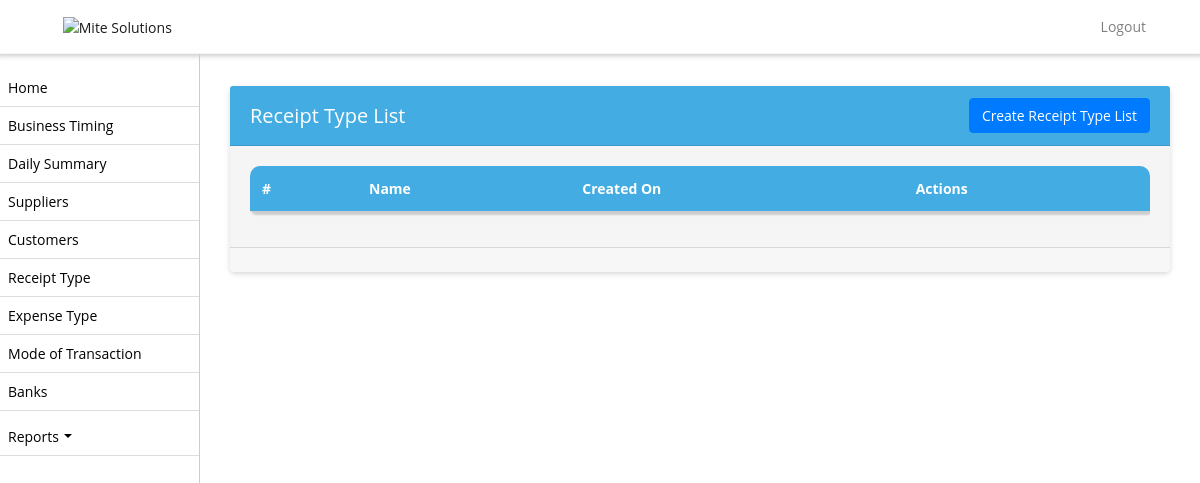
Page /receipt-type/ (signed in) on the earlier database version.
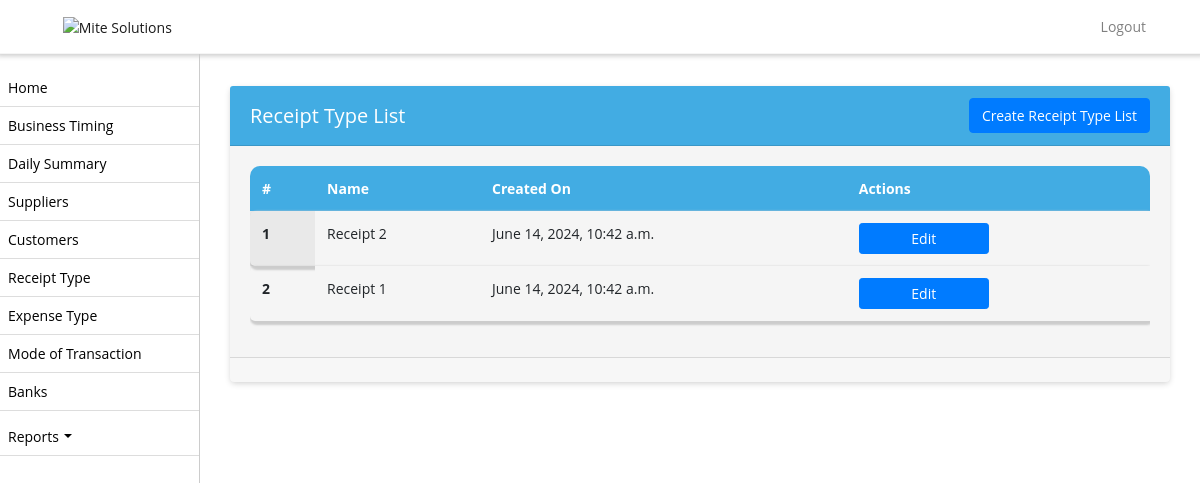
Same page on the later database version.
### biztrackapp/models.py (models this page shows, shortened)
class ReceiptType(models.Model):
    name = models.CharField(max_length=255)
    business_profile = models.CharField(max_length=255, null=True)
    status = models.BooleanField(default=False)
    created_on = models.DateTimeField(auto_now_add=True, null=True)

### biztrackapp/views.py (the view)
# urls.py: path('receipt-type/', receipt_type_list, name='receipt_type_list'),
def receipt_type_list(request):
    shop_admin = get_object_or_404(ShopAdmin, user=request.user)
    shop = shop_admin.shop
    business_profile = get_object_or_404(BusinessProfile, name=shop.name)
    receipt_types = ReceiptType.objects.filter(business_profile=business_profile.id).order_by('-created_on')
    return render(request, 'receipt_type_list.html', {'object_list': receipt_types})

### biztrackapp/templates/receipt_type_list.html (shortened to what this page needs)
{% extends 'base.html' %}
{% block content %}
<div class="container">
  <div class="card">
    <div class="card-header d-flex justify-content-between align-items-center">
      <h5 class="mb-0">Receipt Type List</h5>
      <a href="{% url 'create_receipt_type' %}" class="btn btn-primary float-right">Create Receipt Type List</a>
  </div>
    <div class="card-body">
      <div class="table-responsive">
        <table  class="table table-bordered table-striped nowrap"  style="width: 100%;">
        <thead>
          <tr>
            <th scope="col">#</th>
            <th scope="col">Name</th>
            <th scope="col">Created On</th>
            <th scope="col">Actions</th>
          </tr>
        </thead>
        <tbody>
          {% for receipt_type in object_list %}
            <tr>
              <th scope="row">{{ forloop.counter }}</th>
              <td>{{ receipt_type.name }}</td>
              <td>{{ receipt_type.created_on }}</td>
              <td>
                <a href="{% url 'edit_receipt_type' receipt_type.id %}" class="btn btn-primary btn-sm">Edit</a>
              </td>
            </tr>
          {% endfor %}
        </tbody>
      </table>
      </div>
    </div>
    <div class="card-footer text-right">
    </div>
  </div>
</div>
{% endblock %}

Differences in the rows shown:
added ReceiptType: name "Receipt 2", created_on "June 14, 2024, 10:42 a.m."
added ReceiptType: name "Receipt 1", created_on "June 14, 2024, 10:42 a.m."
